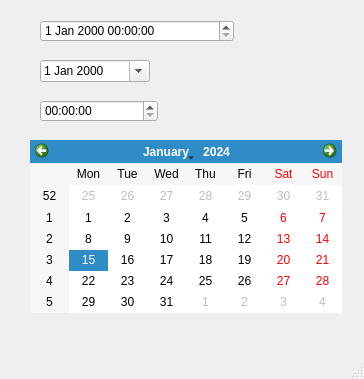
<?xml version="1.0" encoding="UTF-8"?>
<ui version="4.0">
 <class>MainWindow</class>
 <widget class="QMainWindow" name="MainWindow">
  <property name="geometry">
   <rect>
    <x>0</x>
    <y>0</y>
    <width>364</width>
    <height>379</height>
   </rect>
  </property>
  <property name="windowTitle">
   <string>MainWindow</string>
  </property>
  <widget class="QWidget" name="centralwidget">
   <widget class="QDateTimeEdit" name="dateTimeEdit">
    <property name="geometry">
     <rect>
      <x>40</x>
      <y>20</y>
      <width>194</width>
      <height>22</height>
     </rect>
    </property>
    <property name="calendarPopup">
     <bool>false</bool>
    </property>
   </widget>
   <widget class="QTimeEdit" name="timeEdit">
    <property name="geometry">
     <rect>
      <x>40</x>
      <y>100</y>
      <width>118</width>
      <height>22</height>
     </rect>
    </property>
    <property name="calendarPopup">
     <bool>false</bool>
    </property>
   </widget>
   <widget class="QDateEdit" name="dateEdit">
    <property name="geometry">
     <rect>
      <x>40</x>
      <y>60</y>
      <width>110</width>
      <height>22</height>
     </rect>
    </property>
    <property name="calendarPopup">
     <bool>true</bool>
    </property>
   </widget>
   <widget class="QCalendarWidget" name="calendarWidget">
    <property name="geometry">
     <rect>
      <x>30</x>
      <y>140</y>
      <width>312</width>
      <height>173</height>
     </rect>
    </property>
   </widget>
  </widget>
  <widget class="QMenuBar" name="menubar">
   <property name="geometry">
    <rect>
     <x>0</x>
     <y>0</y>
     <width>364</width>
     <height>24</height>
    </rect>
   </property>
  </widget>
  <widget class="QStatusBar" name="statusbar"/>
 </widget>
 <resources/>
 <connections/>
</ui>
